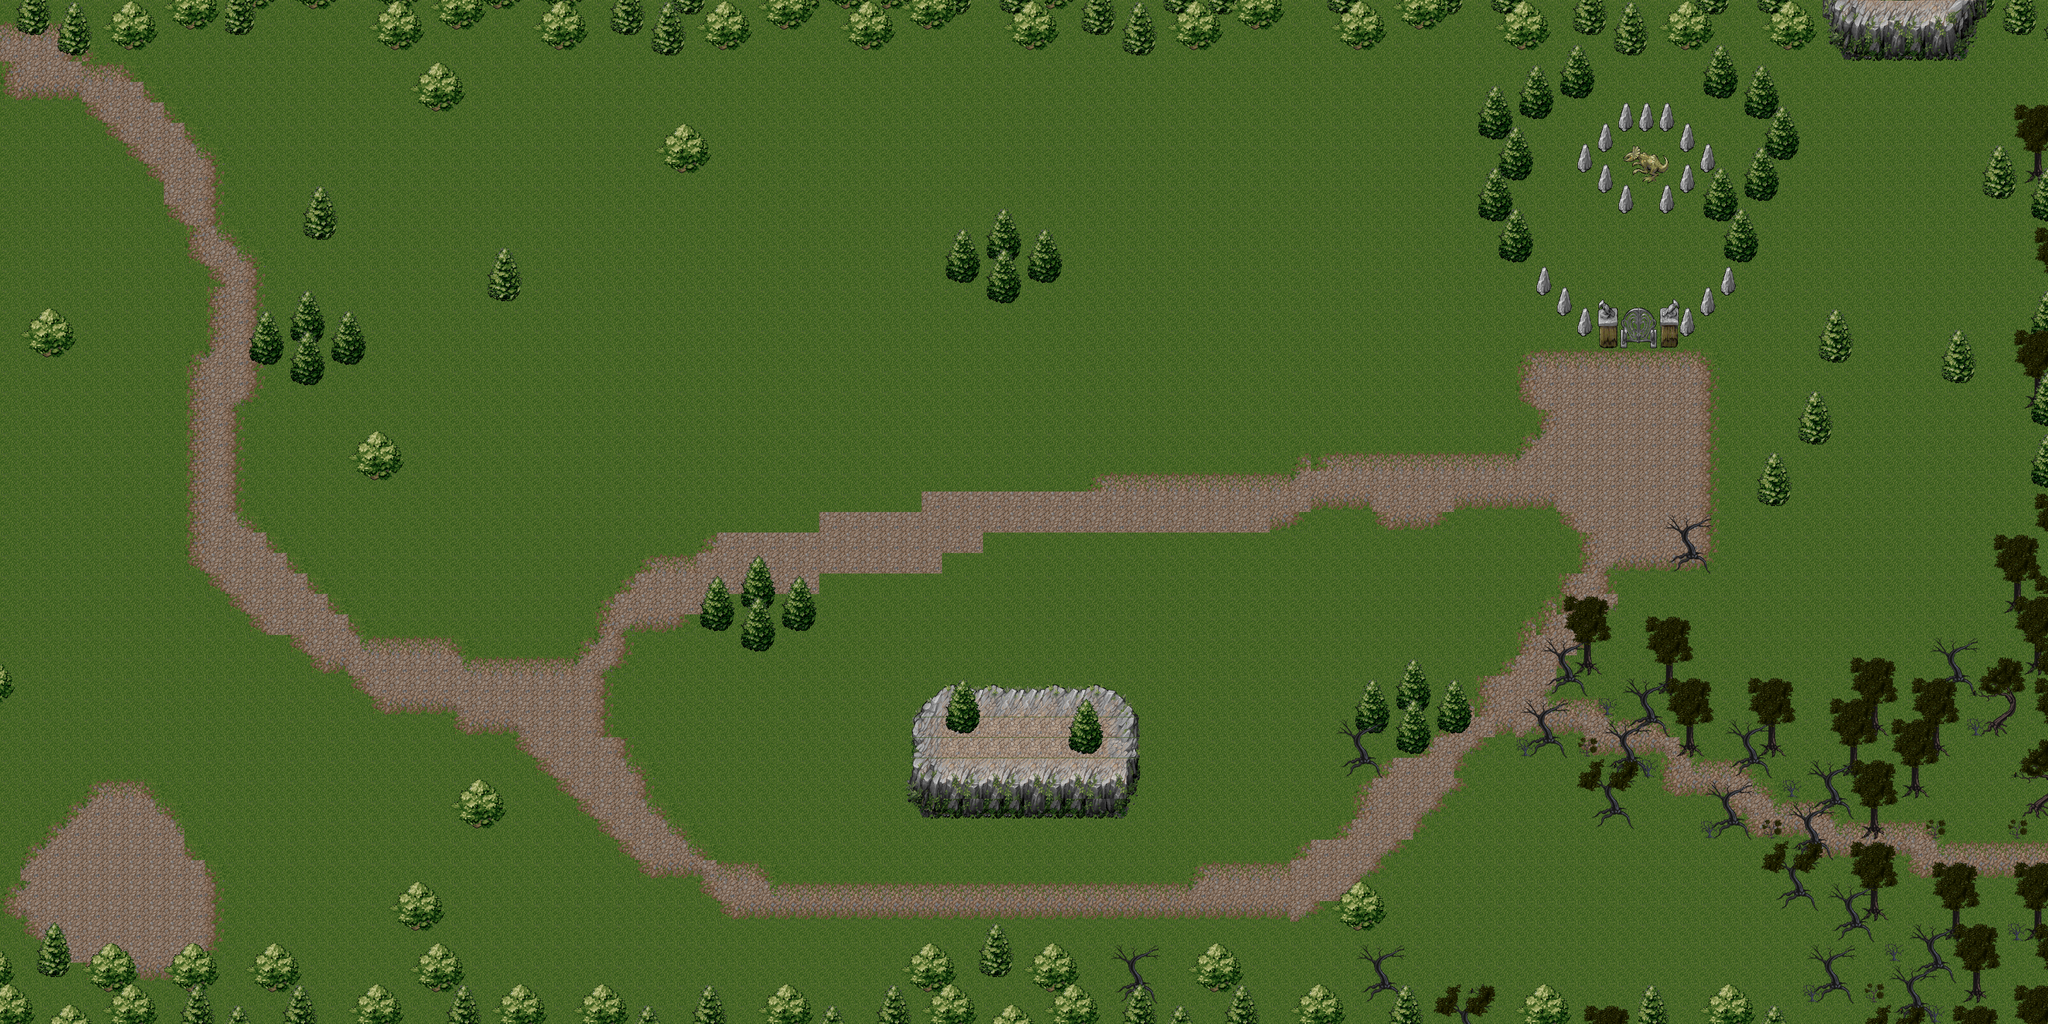

Tiled map render using the project's own tile images. Description and the map definition, with tile-layer contents summarised, below:
An orthogonal 100x50 tile map with 40x40 px tiles, 5 tile layers (Underground, Background, BehindPlayerBut Foreground, BeforePlayer, ...), 12 tilesets and 150 objects (131x Wall, 10x Vase, 8x Enemy, Hero).

<map version="1.0" orientation="orthogonal" renderorder="right-down" width="100" height="50" tilewidth="40" tileheight="40" nextobjectid="373">
 <tileset firstgid="1" name="ground_01" tilewidth="40" tileheight="40" tilecount="45">
  <image source="level/ground_01.bmp" trans="4b637f" width="360" height="200" />
 </tileset>
 <tileset firstgid="46" name="ground_02" tilewidth="40" tileheight="40" tilecount="63">
  <image source="level/ground_02.bmp" trans="4b637f" width="360" height="280" />
 </tileset>
 <tileset firstgid="109" name="ground_03" tilewidth="40" tileheight="40" tilecount="11">
  <image source="level/ground_03.bmp" trans="4b637f" width="440" height="40" />
 </tileset>
 <tileset firstgid="120" name="Tree1" tilewidth="40" tileheight="40" tilecount="36">
  <image source="level/trees.bmp" trans="4b637f" width="512" height="128" />
 </tileset>
 <tileset firstgid="156" name="FENCE" tilewidth="40" tileheight="40" tilecount="192">
  <image source="level/FENCE.bmp" trans="4b637f" width="640" height="480" />
 </tileset>
 <tileset firstgid="348" name="BENCH" tilewidth="40" tileheight="40" tilecount="192">
  <image source="level/BENCH.bmp" trans="ffffff" width="640" height="480" />
 </tileset>
 <tileset firstgid="540" name="TABLE1" tilewidth="40" tileheight="40" tilecount="192">
  <image source="level/TABLE1.GIF" trans="4b637f" width="640" height="480" />
 </tileset>
 <tileset firstgid="732" name="Tree2" tilewidth="40" tileheight="40" tilecount="192">
  <image source="level/TREE.GIF" trans="4b637f" width="640" height="480" />
 </tileset>
 <tileset firstgid="924" name="cliff_01" tilewidth="40" tileheight="40" tilecount="132">
  <image source="level/cliff_01.bmp" trans="4b637f" width="440" height="480" />
 </tileset>
 <tileset firstgid="1056" name="CLIFFVEG" tilewidth="40" tileheight="40" tilecount="192">
  <image source="level/CLIFFVEG.bmp" trans="4b637f" width="640" height="480" />
 </tileset>
 <tileset firstgid="1248" name="Tree3" tilewidth="40" tileheight="40" tilecount="64">
  <image source="level/trees.png" trans="4b637f" width="320" height="320" />
 </tileset>
 <tileset firstgid="1312" name="trees_plants" tilewidth="40" tileheight="40" tilecount="64">
  <image source="level/trees_plants.png" trans="4b637f" width="320" height="320" />
 </tileset>
 <layer name="Underground" width="100" height="50">
  <data>[5000 cells, 5000 non-empty, 14 distinct tile ids]</data>
 </layer>
 <layer name="Background" width="100" height="50">
  <data>[5000 cells, 462 non-empty, 39 distinct tile ids]</data>
 </layer>
 <layer name="BehindPlayerBut Foreground" width="100" height="50">
  <data>[5000 cells, 6 non-empty, 6 distinct tile ids]</data>
 </layer>
 <layer name="BeforePlayer" width="100" height="50">
  <data>[5000 cells, 919 non-empty, 101 distinct tile ids]</data>
 </layer>
 <layer name="Top" width="100" height="50">
  <data>[5000 cells, 30 non-empty, 12 distinct tile ids]</data>
 </layer>
 <objectgroup name="Object">
  <object id="138" name="Enemy" type="Enemy" x="3132" y="1720" width="32" height="32" />
  <object id="139" name="Enemy" type="Enemy" x="3606" y="1144" width="32" height="32" />
  <object id="140" name="Enemy" type="Enemy" x="1796.12" y="229.455" width="32" height="32" />
  <object id="141" name="Enemy" type="Enemy" x="2332.48" y="738.545" width="32" height="32" />
  <object id="142" name="Enemy" type="Enemy" x="1662.79" y="1474.91" width="32" height="32" />
  <object id="151" name="Enemy" type="Enemy" x="468.85" y="956.727" width="32" height="32" />
  <object id="152" name="Enemy" type="Enemy" x="768.85" y="596.121" width="32" height="32" />
  <object id="153" name="Hero" type="Hero" x="204.45" y="203.515" width="32" height="32" />
  <object id="164" name="Vase" type="Vase" x="1635.52" y="962.788" width="32" height="32" />
  <object id="165" name="Vase" type="Vase" x="1665.82" y="1144.61" width="32" height="32" />
  <object id="166" name="Vase" type="Vase" x="1880.97" y="914.303" width="32" height="32" />
  <object id="167" name="Vase" type="Vase" x="2008.24" y="908.242" width="32" height="32" />
  <object id="168" name="Vase" type="Vase" x="2147.64" y="884" width="32" height="32" />
  <object id="169" name="Vase" type="Vase" x="1853.7" y="1147.64" width="32" height="32" />
  <object id="170" name="Vase" type="Vase" x="2005.21" y="1080.97" width="32" height="32" />
  <object id="171" name="Vase" type="Vase" x="2174.91" y="1074.91" width="32" height="32" />
  <object id="172" name="Vase" type="Vase" x="3050.67" y="674.909" width="32" height="32" />
  <object id="173" name="Vase" type="Vase" x="3293.09" y="684" width="32" height="32" />
  <object id="177" name="Wall" type="Wall" x="1782.82" y="1401" width="440" height="200" />
  <object id="178" name="Wall" type="Wall" x="3120" y="640.333" width="160" height="40" />
  <object id="201" name="Wall" type="Wall" x="3076" y="318" width="40" height="20" />
  <object id="202" name="Wall" type="Wall" x="3118" y="354" width="40" height="20" />
  <object id="203" name="Wall" type="Wall" x="3150" y="395" width="40" height="20" />
  <object id="204" name="Wall" type="Wall" x="3236" y="396" width="40" height="20" />
  <object id="205" name="Wall" type="Wall" x="3275" y="356" width="40" height="20" />
  <object id="206" name="Wall" type="Wall" x="3316" y="316" width="40" height="20" />
  <object id="207" name="Wall" type="Wall" x="3273" y="275" width="40" height="20" />
  <object id="208" name="Wall" type="Wall" x="3232" y="237" width="40" height="20" />
  <object id="209" name="Wall" type="Wall" x="3193" y="238" width="40" height="20" />
  <object id="210" name="Wall" type="Wall" x="3156" y="240" width="40" height="20" />
  <object id="211" name="Wall" type="Wall" x="3116" y="280" width="40" height="20" />
  <object id="212" name="Wall" type="Wall" x="2993" y="558" width="40" height="20" />
  <object id="213" name="Wall" type="Wall" x="3033" y="594" width="40" height="20" />
  <object id="214" name="Wall" type="Wall" x="3073" y="633" width="40" height="20" />
  <object id="215" name="Wall" type="Wall" x="3275" y="639" width="40" height="20" />
  <object id="216" name="Wall" type="Wall" x="3315" y="599" width="40" height="20" />
  <object id="217" name="Wall" type="Wall" x="3356" y="558" width="40" height="20" />
  <object id="229" name="Wall" type="Wall" x="3369" y="473" width="60" height="40" />
  <object id="230" name="Wall" type="Wall" x="3330" y="394" width="60" height="40" />
  <object id="231" name="Wall" type="Wall" x="3409" y="350" width="60" height="40" />
  <object id="232" name="Wall" type="Wall" x="3450" y="272" width="60" height="40" />
  <object id="233" name="Wall" type="Wall" x="3412" y="195" width="60" height="40" />
  <object id="234" name="Wall" type="Wall" x="3330" y="152" width="60" height="40" />
  <object id="235" name="Wall" type="Wall" x="3050" y="155" width="60" height="40" />
  <object id="236" name="Wall" type="Wall" x="2968" y="193" width="60" height="40" />
  <object id="237" name="Wall" type="Wall" x="2890" y="232" width="60" height="40" />
  <object id="238" name="Wall" type="Wall" x="2931" y="312" width="60" height="40" />
  <object id="239" name="Wall" type="Wall" x="2889" y="394" width="60" height="40" />
  <object id="240" name="Wall" type="Wall" x="2930" y="472" width="60" height="40" />
  <object id="241" name="Wall" type="Wall" x="3433" y="953" width="60" height="40" />
  </objectgroup>
</map>
<!-- 100 of 150 objects omitted -->
